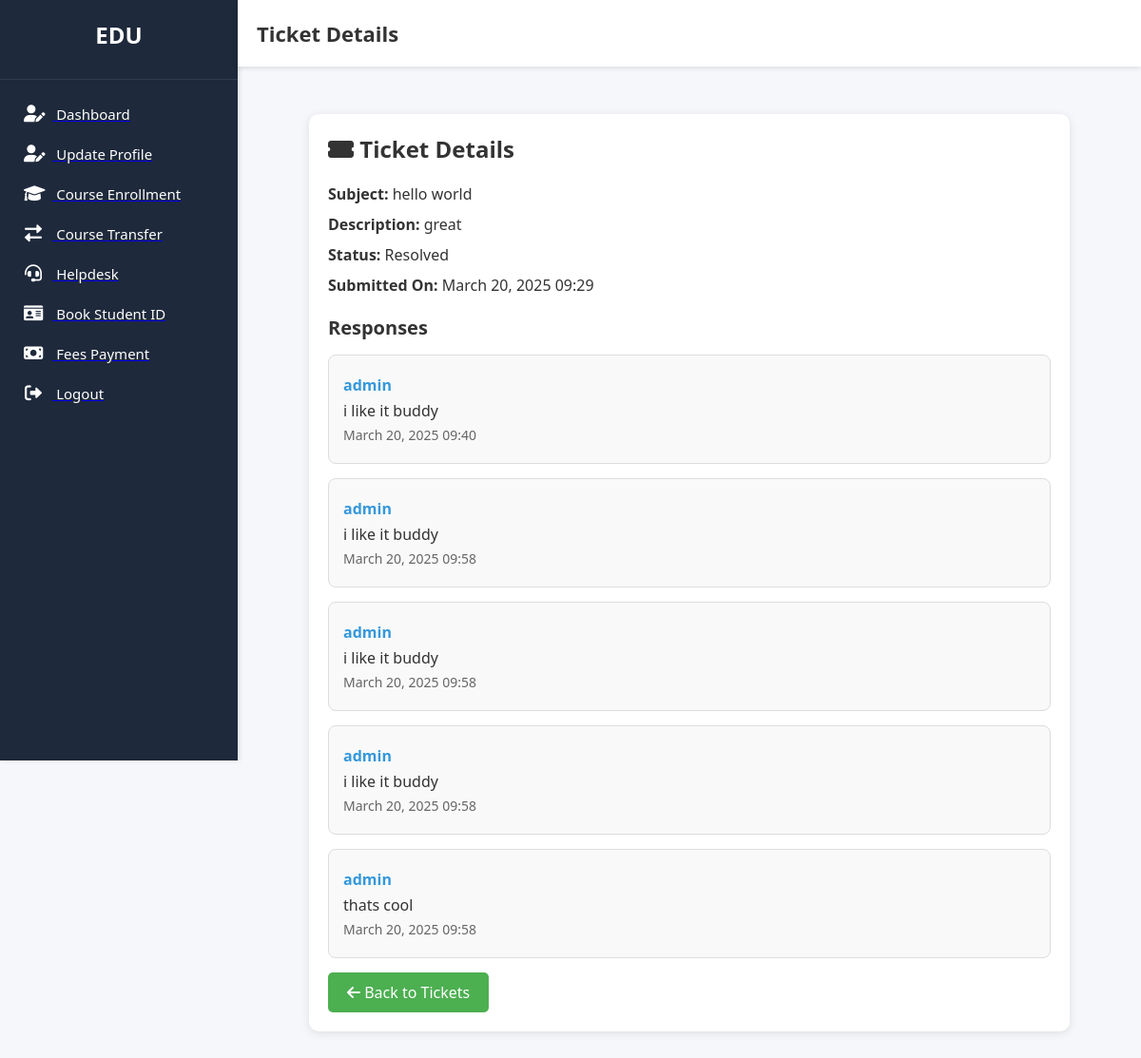
The page /accounts/ticket/2/ (signed in) on the database its author committed.
### accounts/models.py (models this page shows, shortened)
class Ticket(models.Model):
    ISSUE_TYPES = [
        ('admission', 'Admission'),
        ('fees', 'Fees'),
        ('course', 'Course'),
        ('it', 'IT'),
    ]
    STATUS_CHOICES = [
        ('open', 'Open'),
        ('in_progress', 'In Progress'),
        ('resolved', 'Resolved'),
    ]
    student = models.ForeignKey(settings.AUTH_USER_MODEL, on_delete=models.CASCADE)
    subject = models.CharField(max_length=255)
    issue_type = models.CharField(max_length=20, choices=ISSUE_TYPES)
    description = models.TextField()
    status = models.CharField(max_length=20, choices=STATUS_CHOICES, default='open')
    created_at = models.DateTimeField(auto_now_add=True)

class TicketResponse(models.Model):
    ticket = models.ForeignKey(Ticket, on_delete=models.CASCADE, related_name='responses')
    responder = models.ForeignKey(settings.AUTH_USER_MODEL, on_delete=models.CASCADE)
    message = models.TextField()
    timestamp = models.DateTimeField(auto_now_add=True)

class User(AbstractBaseUser, PermissionsMixin):
    username = models.CharField(max_length=100, unique=True)
    email = models.EmailField(unique=True)
    first_name = models.CharField(max_length=100, blank=True, null=True)
    last_name = models.CharField(max_length=100, blank=True, null=True)
    student_id = models.CharField(max_length=20, unique=True, blank=True, null=True)
    admission_status = models.CharField(max_length=50, default='Pending')  # Pending, In Review, Verified, Rejected
    profile_completion = models.IntegerField(default=0)
    date_of_birth = models.DateField(blank=True, null=True)
    gender = models.CharField(max_length=10, blank=True, null=True)
    nationality = models.CharField(max_length=50, blank=True, null=True)
    phone_number = models.CharField(max_length=15, blank=True, null=True)
    previous_school = models.CharField(max_length=200, blank=True, null=True)
    high_school_grades = models.CharField(max_length=50, blank=True, null=True)
    entry_program = models.CharField(max_length=100, blank=True, null=True)
    enrollment_year = models.IntegerField(blank=True, null=True)
    program_name = models.CharField(max_length=100, blank=True, null=True)
    id_document = models.FileField(upload_to='documents/', blank=True, null=True)
    transcript = models.FileField(upload_to='documents/', blank=True, null=True)
    admission_letter = models.FileField(upload_to='documents/', blank=True, null=True)
    proof_of_payment = models.FileField(upload_to='documents/', blank=True, null=True)
    id_document_verified = models.BooleanField(default=False)
    transcript_verified = models.BooleanField(default=False)
    proof_of_payment_verified = models.BooleanField(default=False)
    is_active = models.BooleanField(default=True)
    is_staff = models.BooleanField(default=False)
    objects = UserManager()
    notification = models.TextField(blank=True, null=True)
    USERNAME_FIELD = 'username'
    REQUIRED_FIELDS = ['email']

### accounts/views.py (the view)
# urls.py: path('ticket/<int:ticket_id>/', views.student_ticket_detail, name='student_ticket_detail'),
@login_required
def student_ticket_detail(request, ticket_id):
    ticket = get_object_or_404(Ticket, id=ticket_id, student=request.user)
    responses = TicketResponse.objects.filter(ticket=ticket).order_by('timestamp')
    return render(request, 'accounts/student_ticket_detail.html', {
        'ticket': ticket,
        'responses': responses,
    })

### accounts/templates/accounts/student_ticket_detail.html (shortened to what this page needs)
<!DOCTYPE html>
<html lang="en">
<head>
    <link rel="stylesheet" href="https://cdnjs.cloudflare.com/ajax/libs/font-awesome/6.0.0/css/all.min.css">
</head>
<body>
    <div class="sidebar">
        <div class="sidebar-header">
            <div class="sidebar-logo">EDU</div>
        </div>
        <div class="sidebar-menu">
            <ul>
                <li>
                    <a href="{% url 'accounts:dashboard' %}">
                        <i class="fas fa-user-edit"></i>
                        <span>Dashboard</span>
                    </a>
                </li>
                <li>
                    <a href="{% url 'accounts:edit_profile' %}">
                        <i class="fas fa-user-edit"></i>
                        <span>Update Profile</span>
                    </a>
                </li>
                <li>
                    <a href="{% url 'accounts:course_enrollment' %}">
                        <i class="fas fa-graduation-cap"></i>
                        <span>Course Enrollment</span>
                    </a>
                </li>
                <li>
                    <a href="{% url 'accounts:course_transfer' %}">
                        <i class="fas fa-exchange-alt"></i>
                        <span>Course Transfer</span>
                    </a>
                </li>
                <li>
                    <a href="{% url 'accounts:submit_ticket' %}">
                        <i class="fas fa-headset"></i>
                        <span>Helpdesk</span>
                    </a>
                </li>
                <li>
                    <a href="{% url 'accounts:book_student_id' %}">
                        <i class="fas fa-id-card"></i>
                        <span>Book Student ID</span>
                    </a>
                </li>
                <li>
                    <a href="{% url 'accounts:fees_payment_details' %}">
                        <i class="fas fa-money-bill"></i>
                        <span>Fees Payment</span>
                    </a>
                </li>
                <li>
                    <a href="{% url 'accounts:logout' %}">
                        <i class="fas fa-sign-out-alt"></i>
                        <span>Logout</span>
                    </a>
                </li>
            </ul>
        </div>
    </div>
    <div class="main-content">
        <div class="header">
            <div class="header-title">Ticket Details</div>
        </div>
        <div class="ticket-details-container">
            <h2><i class="fas fa-ticket-alt"></i> Ticket Details</h2>
            <p><strong>Subject:</strong> {{ ticket.subject }}</p>
            <p><strong>Description:</strong> {{ ticket.description }}</p>
            <p><strong>Status:</strong> {{ ticket.get_status_display }}</p>
            <p><strong>Submitted On:</strong> {{ ticket.created_at|date:"F d, Y H:i" }}</p>
            <div class="responses-section">
                <h3>Responses</h3>
                {% if responses %}
                    {% for response in responses %}
                    <div class="response-item">
                        <p class="responder">{{ response.responder.username }}</p>
                        <p>{{ response.message }}</p>
                        <p class="timestamp">{{ response.timestamp|date:"F d, Y H:i" }}</p>
                    </div>
                    {% endfor %}
                {% else %}
                    <p>No responses yet.</p>
                {% endif %}
            </div>
            <a href="{% url 'accounts:submit_ticket' %}" class="back-button">
                <i class="fas fa-arrow-left"></i> Back to Tickets
            </a>
        </div>
    </div>
</body>
</html>

### accounts/templates/accounts/student_ticket_detail.html (style rules this page uses)
* { margin: 0; padding: 0; box-sizing: border-box; }
body { font-family: 'Segoe UI', Tahoma, Geneva, Verdana, sans-serif; background-color: #f5f7fa; color: #333; display: flex; min-height: 100vh; }
.sidebar { width: 250px; background: #1e293b; color: #fff; height: 100vh; position: fixed; transition: all 0.3s; box-shadow: 2px 0 5px rgba(0, 0, 0, 0.1); }
.sidebar-header { padding: 20px; text-align: center; border-bottom: 1px solid #2c3e50; }
.sidebar-logo { font-size: 24px; font-weight: bold; margin-bottom: 10px; color: #ffffff; }
.sidebar-menu { padding: 15px 0; }
.sidebar-menu ul { list-style: none; }
.sidebar-menu ul li { padding: 10px 25px; display: flex; align-items: center; transition: all 0.3s; cursor: pointer; }
.sidebar-menu ul li i { margin-right: 10px; font-size: 18px; width: 20px; text-align: center; color: white; }
.sidebar-menu ul li span { font-size: 15px; color: white; }
.main-content { flex: 1; margin-left: 250px; transition: all 0.3s; }
.header { background: #ffffff; height: 70px; padding: 0 20px; display: flex; align-items: center; justify-content: space-between; box-shadow: 0 2px 5px rgba(0, 0, 0, 0.1); position: sticky; top: 0; z-index: 100; }
.header-title { font-size: 22px; font-weight: 600; color: #333; }
.ticket-details-container { max-width: 800px; margin: 50px auto; padding: 20px; background: white; border-radius: 10px; box-shadow: 0 2px 10px rgba(0, 0, 0, 0.1); }
.ticket-details-container h2 { margin-bottom: 20px; font-size: 24px; color: #333; }
.ticket-details-container p { margin-bottom: 10px; font-size: 16px; }
.ticket-details-container p strong { color: #333; }
.responses-section { margin-top: 20px; }
.responses-section h3 { font-size: 20px; margin-bottom: 15px; color: #333; }
.response-item { margin-bottom: 15px; padding: 15px; background: #f9f9f9; border-radius: 8px; border: 1px solid #ddd; }
.response-item p { margin: 5px 0; }
.response-item .responder { font-weight: bold; color: #3498db; }
.response-item .timestamp { font-size: 14px; color: #666; }
.back-button { display: inline-block; padding: 10px 20px; background-color: #4CAF50; color: white; text-decoration: none; border-radius: 5px; font-size: 16px; transition: background-color 0.3s ease; }

### rows shown on the page
Ticket: subject "hello world", description "great", status "Resolved", created_at "March 20, 2025 09:29"
TicketResponse: responder.username "admin", message "i like it buddy", timestamp "March 20, 2025 09:40"
TicketResponse: responder.username "admin", message "i like it buddy", timestamp "March 20, 2025 09:58"
TicketResponse: responder.username "admin", message "i like it buddy", timestamp "March 20, 2025 09:58"
TicketResponse: responder.username "admin", message "i like it buddy", timestamp "March 20, 2025 09:58"
TicketResponse: responder.username "admin", message "thats cool", timestamp "March 20, 2025 09:58"
